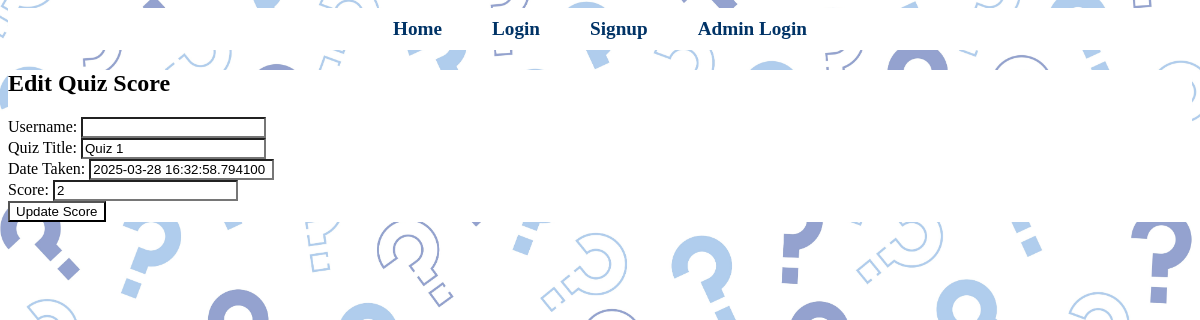
Screenshot of /admin/edit_quiz_score/6 with the database file from the repository.
### models/quiz.py (models this page shows)
class Quiz(db.Model):
    id = db.Column(db.Integer, primary_key=True)
    title = db.Column(db.String(200), nullable=False)
    chapter_id = db.Column(db.Integer, db.ForeignKey('chapter.id'), nullable=False)
    date_of_quiz = db.Column(db.Date)  # New field
    time_duration = db.Column(db.Time, nullable=True)  # Time in minutes
    remarks = db.Column(db.Text)  # New field
    questions = db.relationship('Question', backref='quiz', lazy=True)  # Relationship

### models/user_score.py (models this page shows)
class UserScore(db.Model):
    id = db.Column(db.Integer, primary_key=True)
    user_id = db.Column(db.Integer, db.ForeignKey('user.id'), nullable=False)
    quiz_id = db.Column(db.Integer, db.ForeignKey('quiz.id'), nullable=False)  # Added Quiz reference
    score = db.Column(db.Integer, nullable=False)
    date_taken = db.Column(db.DateTime, default=db.func.current_timestamp())
    user = db.relationship('User', backref='scores')
    quiz = db.relationship('Quiz', backref='scores')  # Establish relationship with Quiz

### controllers/admin.py (the view, shortened to what this page needs)
@admin_bp.route('/edit_quiz_score/<int:score_id>', methods=['GET', 'POST'])
def edit_quiz_score(score_id):
    score = UserScore.query.get_or_404(score_id)
    return render_template('edit_quiz_score.html', score=score)

### templates/edit_quiz_score.html
{% extends "base.html" %}
{% block content %}
<h2>Edit Quiz Score</h2>
<form method="POST">
    <div class="form-group">
        <label>Username:</label>
        <input type="text" value="{{ score.user.username }}" class="form-control" readonly>
    </div>
    <div class="form-group">
        <label>Quiz Title:</label>
        <input type="text" value="{{ score.quiz.title }}" class="form-control" readonly>
    </div>
    <div class="form-group">
        <label>Date Taken:</label>
        <input type="text" value="{{ score.date_taken }}" class="form-control" readonly>
    </div>
    <div class="form-group">
        <label>Score:</label>
        <input type="number" name="score" value="{{ score.score }}" class="form-control" required>
    </div>
    <button type="submit" class="btn btn-primary">Update Score</button>
</form>
{% endblock %}

### static/css/styles.css (style rules this page uses)
body { background-image: url("../images/question_marks_background.jpg"); background-size: cover; background-position: center; background-repeat: no-repeat; background-attachment: fixed; }
body * { background-color: white !important; }

### rows the page displays
Quiz: quiz "Quiz 1"
UserScore: date_taken "2025-03-28 16:32:58.794100", score "2"
